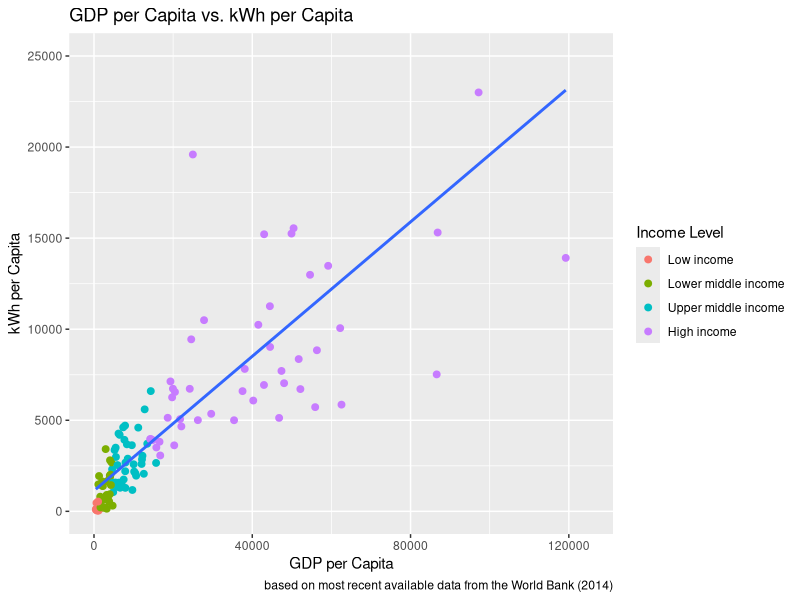
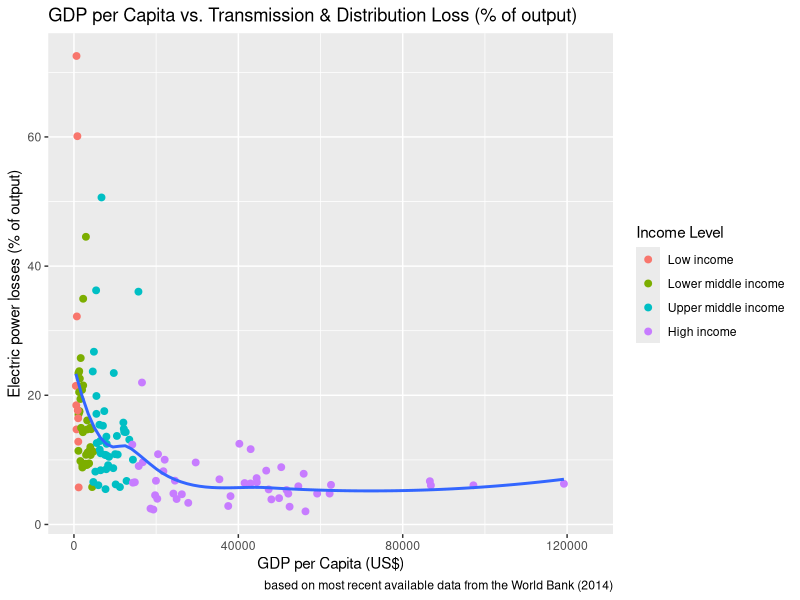
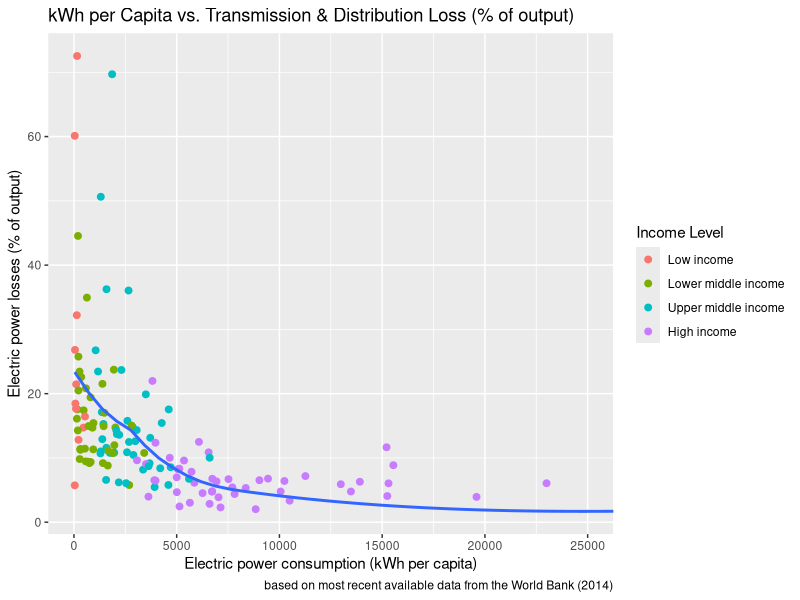
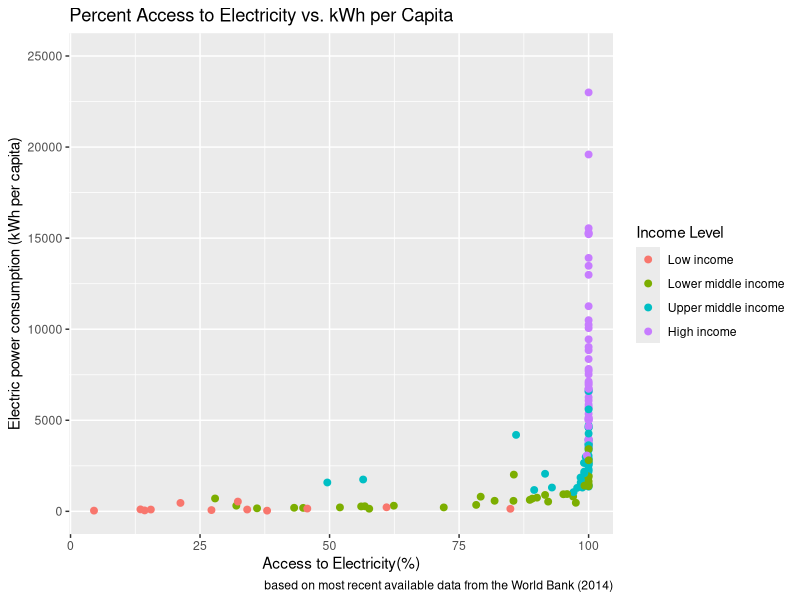

Write R code to recreate these figures, in order.
## ---- chunk 1
knitr::opts_chunk$set(echo = TRUE, message=FALSE, warning = FALSE, echo = FALSE)
setwd("/Users/charmed33/R/HultPrize2018")
library(tidyverse)
library(knitr)
library(dplyr)
## ---- chunk 2
# read in the data, all from the world bank
powerloss <- read_csv("electric_loss.csv", skip = 4) 
# Electric power transmission and distribution losses (% of output)
access <- read_csv("access.csv", skip = 4) 
# Access to electricity (% of population)
population <- read_csv("population.csv", skip = 4)
# Population, total
kwh <- read_csv("kwhpercap.csv", skip = 4)
# Electric power consumption (kWh per capita)
gdp <- read_csv("gdp.csv", skip = 4)
# GDP (current US$)
countries <- read_csv("wb_countrydata.csv")
# Children out of school, female (% of female primary school age)
girlsed <- read_csv("girlsed.csv", skip = 4)

# change some names, use data from 2014, last available
colnames(powerloss)[colnames(powerloss)=="Country Name"] <- "country"
colnames(powerloss)[colnames(powerloss)=="Country Code"] <- "country_code"
colnames(powerloss)[colnames(powerloss)=="2014"] <- "percentloss"

colnames(population)[colnames(population)=="Country Name"] <- "country"
colnames(population)[colnames(population)=="Country Code"] <- "country_code"
colnames(population)[colnames(population)=="2014"] <- "population"

colnames(gdp)[colnames(gdp)=="Country Name"] <- "country"
colnames(gdp)[colnames(gdp)=="Country Code"] <- "country_code"
colnames(gdp)[colnames(gdp)=="2014"] <- "gdp"

colnames(kwh)[colnames(kwh)=="Country Name"] <- "country"
colnames(kwh)[colnames(kwh)=="Country Code"] <- "country_code"
colnames(kwh)[colnames(kwh)=="2014"] <- "kwh"

colnames(access)[colnames(access)=="Country Name"] <- "country"
colnames(access)[colnames(access)=="Country Code"] <- "country_code"
colnames(access)[colnames(access)=="2014"] <- "access"

colnames(girlsed)[colnames(girlsed)=="Country Name"] <- "country"
colnames(girlsed)[colnames(girlsed)=="Country Code"] <- "country_code"
colnames(girlsed)[colnames(girlsed)=="2014"] <- "girlsed"

names(countries) <- c("country_code","region","income_group","country")


# select the 2014 data
powerloss <- select(powerloss, country, country_code, percentloss)
population <- select(population, country, country_code, population)
gdp <- select(gdp, country, country_code, gdp)
kwh <- select(kwh, country, country_code, kwh)
access <- select(access, country, country_code, access)
girlsed <- select(girlsed, country, country_code, girlsed)

# merge it all together
power <- left_join(powerloss, countries, by = 
           c("country_code" = "country_code","country" = "country"))
power <- left_join(power, population, by = 
           c("country_code" = "country_code", "country" = "country"))
power <- left_join(power, gdp, by = 
           c("country_code" = "country_code", "country" = "country"))
power <- left_join(power, kwh, by = 
           c("country_code" = "country_code", "country" = "country"))
power <- left_join(power, access, by = 
           c("country_code" = "country_code", "country" = "country"))
power <- left_join(power, girlsed, by = 
           c("country_code" = "country_code", "country" = "country"))

# create gdp per capita by dividing gdp by population
power <- mutate(power, gdp_percap = gdp / population)
power <- select(power, country, country_code, region, 
                income_group, gdp, gdp_percap, population, everything())
power <- power[complete.cases(power[ , 3]),]
power$income_group <- as.factor(power$income_group)
power <- mutate(power,
                income_group=fct_relevel(income_group,
                  "Low income",
                  "Lower middle income",
                  "Upper middle income",
                  "High income"))
## ---- chunk 3
arb <- select(power, country, percentloss)
kable(head(arrange(arb, -percentloss), 10), col.names = c("Country", 
                     "Electric power transmission and distribution losses (% of output)"))
## ---- chunk 4
arb2 <- select(power, country, kwh)
kable(head(arrange(arb2, kwh), 10), col.names = c("Country", "Electric power consumption (kWh per capita)"))
## ---- chunk 5
percentbyincome <- as.data.frame(power %>% 
             group_by(income_group) %>% 
              summarise(mean(percentloss, na.rm = TRUE)))
kable(percentbyincome, col.names = c("Income Group",
                                     "Average electric power transmission and distribution losses (% of output)"))
## ---- chunk 6

ggplot(data = power, mapping = aes(gdp_percap, kwh), na.rm = TRUE) + 
  geom_point(aes(colour = factor(income_group)), size = 2) + 
  geom_smooth(method = "lm", se = FALSE) + coord_cartesian(xlim = c(0,125000), 
  ylim=c(0,25000)) + labs(colour = "Income Level", 
       title = "GDP per Capita vs. kWh per Capita", 
       caption = "based on most recent available data from the World Bank (2014)",
       x = "GDP per Capita", 
       y = "kWh per Capita")
## ---- chunk 7
# gdp per capita vs. percent loss
ggplot(data = power, mapping = aes(gdp_percap, percentloss, na.rm = TRUE)) + 
  geom_point(aes(colour = factor(income_group)), size = 2) + geom_smooth(se = FALSE) +
  coord_cartesian(xlim = c(0, 125000)) + labs(colour = "Income Level", 
       title = "GDP per Capita vs. Transmission & Distribution Loss (% of output)", 
       caption = "based on most recent available data from the World Bank (2014)",
       x = "GDP per Capita (US$)", 
       y = "Electric power losses (% of output)")
## ---- chunk 8
# kwh per capita vs. percent loss
ggplot(data = power, mapping = aes(kwh, percentloss, na.rm = TRUE)) + 
  geom_point(aes(colour = factor(income_group)), size = 2) + geom_smooth(se = FALSE) +
  coord_cartesian(xlim = c(0, 25000)) + labs(colour = "Income Level", 
       title = "kWh per Capita vs. Transmission & Distribution Loss (% of output)", 
       caption = "based on most recent available data from the World Bank (2014)",
       x = "Electric power consumption (kWh per capita)", 
       y = "Electric power losses (% of output)")
## ---- chunk 9
# kwh per capita vs. percent access
ggplot(data = power, mapping = aes(access, kwh), na.rm = TRUE) + 
  geom_point(aes(colour = factor(income_group)), size = 2) + 
  coord_cartesian(ylim = c(0,25000)) + 
  labs(colour = "Income Level", 
       title = "Percent Access to Electricity vs. kWh per Capita", 
       caption = "based on most recent available data from the World Bank (2014)",
       x = "Access to Electricity(%)", 
       y = "Electric power consumption (kWh per capita)")
  
